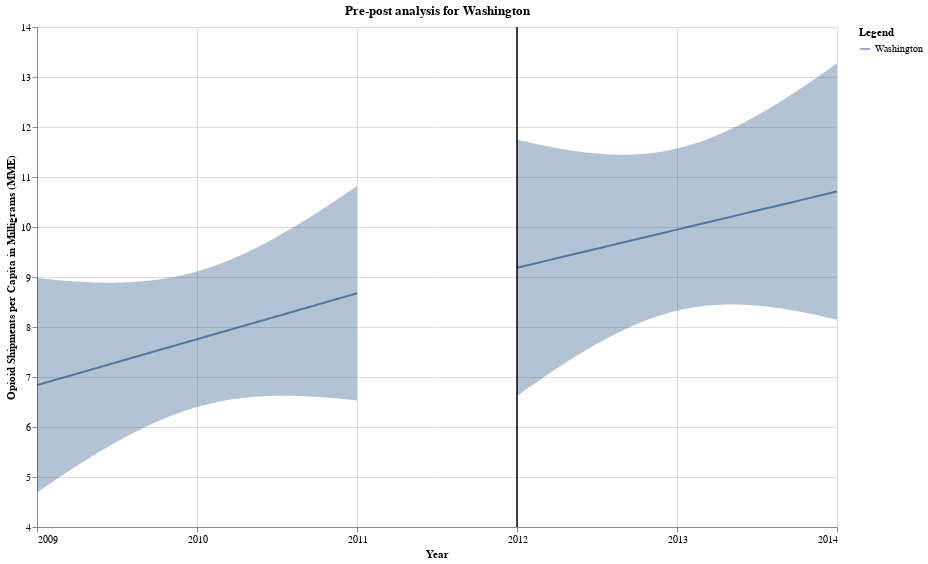

Notebook source saved alongside this figure:
### Code cell
pre_post_final = pre_FL_plot + post_FL_plot
pre_post_final.properties(title="Pre-post analysis for Washington")

### Figure 1 — Vega-Lite specification as saved in the notebook (floating-point values rounded to 4 significant figures)
{"config": {"view": {"continuousWidth": 300, "continuousHeight": 300}}, "layer": [{"mark": {"type": "errorband"}, "encoding": {"color": {"value": "#063970"}, "x": {"axis": {"format": ".0f", "values": [2009.0, 2010.0, 2011.0, 2012.0, 2013.0, 2014.0]}, "field": "Year", "type": "quantitative"}, "y": {"field": "ci_low", "scale": {"zero": false}, "title": "Opioid Shipments per Capita in Milligrams (MME)", "type": "quantitative"}, "y2": {"field": "ci_high"}}}, {"mark": {"type": "line"}, "encoding": {"color": {"value": "#063970"}, "opacity": {"field": "Treat", "legend": {"title": "Legend"}, "type": "nominal"}, "x": {"field": "Year", "type": "quantitative"}, "y": {"field": "Per_Capita_Death_Rate", "type": "quantitative"}}}, {"data": {"name": "data-dde12b1ebf09cd9faeb2d94fe58abd1b"}, "mark": {"type": "rule", "color": "black"}, "encoding": {"x": {"axis": {"values": [2009.0, 2010.0, 2011.0, 2012.0, 2013.0, 2014.0]}, "field": "Year", "title": "Year", "type": "quantitative"}}}, {"layer": [{"mark": {"type": "errorband"}, "encoding": {"color": {"value": "#063970"}, "x": {"axis": {"format": ".0f", "values": [2009.0, 2010.0, 2011.0, 2012.0, 2013.0, 2014.0]}, "field": "Year", "type": "quantitative"}, "y": {"field": "ci_low", "scale": {"zero": false}, "title": "Opioid Shipments per Capita in Milligrams (MME)", "type": "quantitative"}, "y2": {"field": "ci_high"}}}, {"mark": {"type": "line"}, "encoding": {"color": {"value": "#063970"}, "opacity": {"field": "Treat", "legend": {"title": "Legend"}, "type": "nominal"}, "x": {"field": "Year", "type": "quantitative"}, "y": {"field": "Per_Capita_Death_Rate", "type": "quantitative"}}}, {"data": {"name": "data-dde12b1ebf09cd9faeb2d94fe58abd1b"}, "mark": {"type": "rule", "color": "black"}, "encoding": {"x": {"axis": {"values": [2009.0, 2010.0, 2011.0, 2012.0, 2013.0, 2014.0]}, "field": "Year", "title": "Year", "type": "quantitative"}}}], "data": {"name": "data-7112f50dac8ae5b8c2e8e58b582de6af"}}], "data": {"name": "data-0c5df21d205d723952b5d19337c2478f"}, "height": 500, "title": "Pre-post analysis for Washington", "width": 800, "$schema": "https://vega.github.io/schema/vega-lite/v5.15.1.json", "datasets": {"data-0c5df21d205d723952b5d19337c2478f": [{"Year": 2009.0, "Per_Capita_Death_Rate": 6.837, "ci_low": 4.692, "ci_high": 8.983, "Treat": "Washington"}, {"Year": 2009.0, "Per_Capita_Death_Rate": 6.856, "ci_low": 4.736, "ci_high": 8.975, "Treat": "Washington"}, {"Year": 2009.0, "Per_Capita_Death_Rate": 6.874, "ci_low": 4.78, "ci_high": 8.968, "Treat": "Washington"}, {"Year": 2009.0, "Per_Capita_Death_Rate": 6.893, "ci_low": 4.824, "ci_high": 8.961, "Treat": "Washington"}, {"Year": 2009.0, "Per_Capita_Death_Rate": 6.911, "ci_low": 4.867, "ci_high": 8.955, "Treat": "Washington"}, {"Year": 2009.0, "Per_Capita_Death_Rate": 6.929, "ci_low": 4.91, "ci_high": 8.949, "Treat": "Washington"}, {"Year": 2009.0, "Per_Capita_Death_Rate": 6.948, "ci_low": 4.953, "ci_high": 8.942, "Treat": "Washington"}, {"Year": 2009.0, "Per_Capita_Death_Rate": 6.966, "ci_low": 4.995, "ci_high": 8.937, "Treat": "Washington"}, {"Year": 2009.0, "Per_Capita_Death_Rate": 6.984, "ci_low": 5.038, "ci_high": 8.931, "Treat": "Washington"}, {"Year": 2009.0, "Per_Capita_Death_Rate": 7.003, "ci_low": 5.08, "ci_high": 8.926, "Treat": "Washington"}, {"Year": 2009.0, "Per_Capita_Death_Rate": 7.021, "ci_low": 5.122, "ci_high": 8.921, "Treat": "Washington"}, {"Year": 2009.0, "Per_Capita_Death_Rate": 7.039, "ci_low": 5.163, "ci_high": 8.916, "Treat": "Washington"}, {"Year": 2009.0, "Per_Capita_Death_Rate": 7.058, "ci_low": 5.204, "ci_high": 8.911, "Treat": "Washington"}, {"Year": 2009.0, "Per_Capita_Death_Rate": 7.076, "ci_low": 5.245, "ci_high": 8.907, "Treat": "Washington"}, {"Year": 2009.0, "Per_Capita_Death_Rate": 7.095, "ci_low": 5.286, "ci_high": 8.903, "Treat": "Washington"}, {"Year": 2009.0, "Per_Capita_Death_Rate": 7.113, "ci_low": 5.326, "ci_high": 8.9, "Treat": "Washington"}, {"Year": 2009.0, "Per_Capita_Death_Rate": 7.131, "ci_low": 5.366, "ci_high": 8.897, "Treat": "Washington"}, {"Year": 2009.0, "Per_Capita_Death_Rate": 7.15, "ci_low": 5.405, "ci_high": 8.894, "Treat": "Washington"}, {"Year": 2009.0, "Per_Capita_Death_Rate": 7.168, "ci_low": 5.444, "ci_high": 8.892, "Treat": "Washington"}, {"Year": 2009.0, "Per_Capita_Death_Rate": 7.186, "ci_low": 5.483, "ci_high": 8.89, "Treat": "Washington"}, {"Year": 2009.0, "Per_Capita_Death_Rate": 7.205, "ci_low": 5.521, "ci_high": 8.888, "Treat": "Washington"}, {"Year": 2009.0, "Per_Capita_Death_Rate": 7.223, "ci_low": 5.559, "ci_high": 8.887, "Treat": "Washington"}, {"Year": 2009.0, "Per_Capita_Death_Rate": 7.241, "ci_low": 5.596, "ci_high": 8.887, "Treat": "Washington"}, {"Year": 2009.0, "Per_Capita_Death_Rate": 7.26, "ci_low": 5.633, "ci_high": 8.886, "Treat": "Washington"}, {"Year": 2009.0, "Per_Capita_Death_Rate": 7.278, "ci_low": 5.67, "ci_high": 8.887, "Treat": "Washington"}, {"Year": 2009.0, "Per_Capita_Death_Rate": 7.297, "ci_low": 5.706, "ci_high": 8.888, "Treat": "Washington"}, {"Year": 2010.0, "Per_Capita_Death_Rate": 7.315, "ci_low": 5.741, "ci_high": 8.889, "Treat": "Washington"}, {"Year": 2010.0, "Per_Capita_Death_Rate": 7.333, "ci_low": 5.776, "ci_high": 8.891, "Treat": "Washington"}, {"Year": 2010.0, "Per_Capita_Death_Rate": 7.352, "ci_low": 5.81, "ci_high": 8.893, "Treat": "Washington"}, {"Year": 2010.0, "Per_Capita_Death_Rate": 7.37, "ci_low": 5.844, "ci_high": 8.896, "Treat": "Washington"}, {"Year": 2010.0, "Per_Capita_Death_Rate": 7.388, "ci_low": 5.878, "ci_high": 8.899, "Treat": "Washington"}, {"Year": 2010.0, "Per_Capita_Death_Rate": 7.407, "ci_low": 5.91, "ci_high": 8.903, "Treat": "Washington"}, {"Year": 2010.0, "Per_Capita_Death_Rate": 7.425, "ci_low": 5.942, "ci_high": 8.908, "Treat": "Washington"}, {"Year": 2010.0, "Per_Capita_Death_Rate": 7.444, "ci_low": 5.974, "ci_high": 8.913, "Treat": "Washington"}, {"Year": 2010.0, "Per_Capita_Death_Rate": 7.462, "ci_low": 6.005, "ci_high": 8.919, "Treat": "Washington"}, {"Year": 2010.0, "Per_Capita_Death_Rate": 7.48, "ci_low": 6.035, "ci_high": 8.926, "Treat": "Washington"}, {"Year": 2010.0, "Per_Capita_Death_Rate": 7.499, "ci_low": 6.064, "ci_high": 8.933, "Treat": "Washington"}, {"Year": 2010.0, "Per_Capita_Death_Rate": 7.517, "ci_low": 6.093, "ci_high": 8.941, "Treat": "Washington"}, {"Year": 2010.0, "Per_Capita_Death_Rate": 7.535, "ci_low": 6.121, "ci_high": 8.949, "Treat": "Washington"}, {"Year": 2010.0, "Per_Capita_Death_Rate": 7.554, "ci_low": 6.149, "ci_high": 8.959, "Treat": "Washington"}, {"Year": 2010.0, "Per_Capita_Death_Rate": 7.572, "ci_low": 6.175, "ci_high": 8.969, "Treat": "Washington"}, {"Year": 2010.0, "Per_Capita_Death_Rate": 7.59, "ci_low": 6.201, "ci_high": 8.98, "Treat": "Washington"}, {"Year": 2010.0, "Per_Capita_Death_Rate": 7.609, "ci_low": 6.226, "ci_high": 8.991, "Treat": "Washington"}, {"Year": 2010.0, "Per_Capita_Death_Rate": 7.627, "ci_low": 6.251, "ci_high": 9.004, "Treat": "Washington"}, {"Year": 2010.0, "Per_Capita_Death_Rate": 7.646, "ci_low": 6.274, "ci_high": 9.017, "Treat": "Washington"}, {"Year": 2010.0, "Per_Capita_Death_Rate": 7.664, "ci_low": 6.297, "ci_high": 9.031, "Treat": "Washington"}, {"Year": 2010.0, "Per_Capita_Death_Rate": 7.682, "ci_low": 6.319, "ci_high": 9.046, "Treat": "Washington"}, {"Year": 2010.0, "Per_Capita_Death_Rate": 7.701, "ci_low": 6.34, "ci_high": 9.061, "Treat": "Washington"}, {"Year": 2010.0, "Per_Capita_Death_Rate": 7.719, "ci_low": 6.361, "ci_high": 9.077, "Treat": "Washington"}, {"Year": 2010.0, "Per_Capita_Death_Rate": 7.737, "ci_low": 6.38, "ci_high": 9.095, "Treat": "Washington"}, {"Year": 2010.0, "Per_Capita_Death_Rate": 7.756, "ci_low": 6.399, "ci_high": 9.112, "Treat": "Washington"}, {"Year": 2010.0, "Per_Capita_Death_Rate": 7.774, "ci_low": 6.417, "ci_high": 9.131, "Treat": "Washington"}, {"Year": 2010.0, "Per_Capita_Death_Rate": 7.792, "ci_low": 6.434, "ci_high": 9.151, "Treat": "Washington"}, {"Year": 2010.0, "Per_Capita_Death_Rate": 7.811, "ci_low": 6.45, "ci_high": 9.171, "Treat": "Washington"}, {"Year": 2010.0, "Per_Capita_Death_Rate": 7.829, "ci_low": 6.466, "ci_high": 9.192, "Treat": "Washington"}, {"Year": 2010.0, "Per_Capita_Death_Rate": 7.848, "ci_low": 6.481, "ci_high": 9.214, "Treat": "Washington"}, {"Year": 2010.0, "Per_Capita_Death_Rate": 7.866, "ci_low": 6.495, "ci_high": 9.237, "Treat": "Washington"}, {"Year": 2010.0, "Per_Capita_Death_Rate": 7.884, "ci_low": 6.508, "ci_high": 9.261, "Treat": "Washington"}, {"Year": 2010.0, "Per_Capita_Death_Rate": 7.903, "ci_low": 6.52, "ci_high": 9.285, "Treat": "Washington"}, {"Year": 2010.0, "Per_Capita_Death_Rate": 7.921, "ci_low": 6.532, "ci_high": 9.31, "Treat": "Washington"}, {"Year": 2010.0, "Per_Capita_Death_Rate": 7.939, "ci_low": 6.543, "ci_high": 9.336, "Treat": "Washington"}, {"Year": 2010.0, "Per_Capita_Death_Rate": 7.958, "ci_low": 6.553, "ci_high": 9.363, "Treat": "Washington"}, {"Year": 2010.0, "Per_Capita_Death_Rate": 7.976, "ci_low": 6.562, "ci_high": 9.39, "Treat": "Washington"}, {"Year": 2010.0, "Per_Capita_Death_Rate": 7.994, "ci_low": 6.571, "ci_high": 9.418, "Treat": "Washington"}, {"Year": 2010.0, "Per_Capita_Death_Rate": 8.013, "ci_low": 6.579, "ci_high": 9.447, "Treat": "Washington"}, {"Year": 2010.0, "Per_Capita_Death_Rate": 8.031, "ci_low": 6.586, "ci_high": 9.477, "Treat": "Washington"}, {"Year": 2010.0, "Per_Capita_Death_Rate": 8.05, "ci_low": 6.592, "ci_high": 9.507, "Treat": "Washington"}, {"Year": 2010.0, "Per_Capita_Death_Rate": 8.068, "ci_low": 6.598, "ci_high": 9.538, "Treat": "Washington"}, {"Year": 2010.0, "Per_Capita_Death_Rate": 8.086, "ci_low": 6.604, "ci_high": 9.569, "Treat": "Washington"}, {"Year": 2010.0, "Per_Capita_Death_Rate": 8.105, "ci_low": 6.608, "ci_high": 9.601, "Treat": "Washington"}, {"Year": 2010.0, "Per_Capita_Death_Rate": 8.123, "ci_low": 6.612, "ci_high": 9.634, "Treat": "Washington"}, {"Year": 2010.0, "Per_Capita_Death_Rate": 8.141, "ci_low": 6.616, "ci_high": 9.667, "Treat": "Washington"}, {"Year": 2010.0, "Per_Capita_Death_Rate": 8.16, "ci_low": 6.619, "ci_high": 9.701, "Treat": "Washington"}, {"Year": 2010.0, "Per_Capita_Death_Rate": 8.178, "ci_low": 6.621, "ci_high": 9.735, "Treat": "Washington"}, {"Year": 2010.0, "Per_Capita_Death_Rate": 8.197, "ci_low": 6.623, "ci_high": 9.77, "Treat": "Washington"}, {"Year": 2010.0, "Per_Capita_Death_Rate": 8.215, "ci_low": 6.624, "ci_high": 9.806, "Treat": "Washington"}, {"Year": 2011.0, "Per_Capita_Death_Rate": 8.233, "ci_low": 6.625, "ci_high": 9.842, "Treat": "Washington"}, {"Year": 2011.0, "Per_Capita_Death_Rate": 8.252, "ci_low": 6.625, "ci_high": 9.878, "Treat": "Washington"}, {"Year": 2011.0, "Per_Capita_Death_Rate": 8.27, "ci_low": 6.625, "ci_high": 9.915, "Treat": "Washington"}, {"Year": 2011.0, "Per_Capita_Death_Rate": 8.288, "ci_low": 6.624, "ci_high": 9.953, "Treat": "Washington"}, {"Year": 2011.0, "Per_Capita_Death_Rate": 8.307, "ci_low": 6.623, "ci_high": 9.99, "Treat": "Washington"}, {"Year": 2011.0, "Per_Capita_Death_Rate": 8.325, "ci_low": 6.621, "ci_high": 10.03, "Treat": "Washington"}, {"Year": 2011.0, "Per_Capita_Death_Rate": 8.343, "ci_low": 6.62, "ci_high": 10.07, "Treat": "Washington"}, {"Year": 2011.0, "Per_Capita_Death_Rate": 8.362, "ci_low": 6.617, "ci_high": 10.11, "Treat": "Washington"}, {"Year": 2011.0, "Per_Capita_Death_Rate": 8.38, "ci_low": 6.614, "ci_high": 10.15, "Treat": "Washington"}, {"Year": 2011.0, "Per_Capita_Death_Rate": 8.399, "ci_low": 6.611, "ci_high": 10.19, "Treat": "Washington"}, {"Year": 2011.0, "Per_Capita_Death_Rate": 8.417, "ci_low": 6.608, "ci_high": 10.23, "Treat": "Washington"}, {"Year": 2011.0, "Per_Capita_Death_Rate": 8.435, "ci_low": 6.604, "ci_high": 10.27, "Treat": "Washington"}, {"Year": 2011.0, "Per_Capita_Death_Rate": 8.454, "ci_low": 6.6, "ci_high": 10.31, "Treat": "Washington"}, {"Year": 2011.0, "Per_Capita_Death_Rate": 8.472, "ci_low": 6.596, "ci_high": 10.35, "Treat": "Washington"}, {"Year": 2011.0, "Per_Capita_Death_Rate": 8.49, "ci_low": 6.591, "ci_high": 10.39, "Treat": "Washington"}, {"Year": 2011.0, "Per_Capita_Death_Rate": 8.509, "ci_low": 6.586, "ci_high": 10.43, "Treat": "Washington"}, {"Year": 2011.0, "Per_Capita_Death_Rate": 8.527, "ci_low": 6.581, "ci_high": 10.47, "Treat": "Washington"}, {"Year": 2011.0, "Per_Capita_Death_Rate": 8.545, "ci_low": 6.575, "ci_high": 10.52, "Treat": "Washington"}, {"Year": 2011.0, "Per_Capita_Death_Rate": 8.564, "ci_low": 6.569, "ci_high": 10.56, "Treat": "Washington"}, {"Year": 2011.0, "Per_Capita_Death_Rate": 8.582, "ci_low": 6.563, "ci_high": 10.6, "Treat": "Washington"}, {"Year": 2011.0, "Per_Capita_Death_Rate": 8.601, "ci_low": 6.557, "ci_high": 10.64, "Treat": "Washington"}, {"Year": 2011.0, "Per_Capita_Death_Rate": 8.619, "ci_low": 6.55, "ci_high": 10.69, "Treat": "Washington"}, {"Year": 2011.0, "Per_Capita_Death_Rate": 8.637, "ci_low": 6.543, "ci_high": 10.73, "Treat": "Washington"}, {"Year": 2011.0, "Per_Capita_Death_Rate": 8.656, "ci_low": 6.536, "ci_high": 10.78, "Treat": "Washington"}, {"Year": 2011.0, "Per_Capita_Death_Rate": 8.674, "ci_low": 6.529, "ci_high": 10.82, "Treat": "Washington"}], "data-dde12b1ebf09cd9faeb2d94fe58abd1b": [{"Year": 2012}], "data-7112f50dac8ae5b8c2e8e58b582de6af": [{"Year": 2012.0, "Per_Capita_Death_Rate": 9.185, "ci_low": 6.621, "ci_high": 11.75, "Treat": "Washington"}, {"Year": 2012.0, "Per_Capita_Death_Rate": 9.2, "ci_low": 6.667, "ci_high": 11.73, "Treat": "Washington"}, {"Year": 2012.0, "Per_Capita_Death_Rate": 9.216, "ci_low": 6.712, "ci_high": 11.72, "Treat": "Washington"}, {"Year": 2012.0, "Per_Capita_Death_Rate": 9.231, "ci_low": 6.758, "ci_high": 11.7, "Treat": "Washington"}, {"Year": 2012.0, "Per_Capita_Death_Rate": 9.246, "ci_low": 6.803, "ci_high": 11.69, "Treat": "Washington"}, {"Year": 2012.0, "Per_Capita_Death_Rate": 9.261, "ci_low": 6.847, "ci_high": 11.68, "Treat": "Washington"}, {"Year": 2012.0, "Per_Capita_Death_Rate": 9.277, "ci_low": 6.892, "ci_high": 11.66, "Treat": "Washington"}, {"Year": 2012.0, "Per_Capita_Death_Rate": 9.292, "ci_low": 6.936, "ci_high": 11.65, "Treat": "Washington"}, {"Year": 2012.0, "Per_Capita_Death_Rate": 9.307, "ci_low": 6.98, "ci_high": 11.63, "Treat": "Washington"}, {"Year": 2012.0, "Per_Capita_Death_Rate": 9.322, "ci_low": 7.024, "ci_high": 11.62, "Treat": "Washington"}, {"Year": 2012.0, "Per_Capita_Death_Rate": 9.338, "ci_low": 7.067, "ci_high": 11.61, "Treat": "Washington"}, {"Year": 2012.0, "Per_Capita_Death_Rate": 9.353, "ci_low": 7.11, "ci_high": 11.6, "Treat": "Washington"}, {"Year": 2012.0, "Per_Capita_Death_Rate": 9.368, "ci_low": 7.152, "ci_high": 11.58, "Treat": "Washington"}, {"Year": 2012.0, "Per_Capita_Death_Rate": 9.383, "ci_low": 7.194, "ci_high": 11.57, "Treat": "Washington"}, {"Year": 2012.0, "Per_Capita_Death_Rate": 9.399, "ci_low": 7.236, "ci_high": 11.56, "Treat": "Washington"}, {"Year": 2012.0, "Per_Capita_Death_Rate": 9.414, "ci_low": 7.277, "ci_high": 11.55, "Treat": "Washington"}, {"Year": 2012.0, "Per_Capita_Death_Rate": 9.429, "ci_low": 7.318, "ci_high": 11.54, "Treat": "Washington"}, {"Year": 2012.0, "Per_Capita_Death_Rate": 9.444, "ci_low": 7.359, "ci_high": 11.53, "Treat": "Washington"}, {"Year": 2012.0, "Per_Capita_Death_Rate": 9.46, "ci_low": 7.399, "ci_high": 11.52, "Treat": "Washington"}, {"Year": 2012.0, "Per_Capita_Death_Rate": 9.475, "ci_low": 7.438, "ci_high": 11.51, "Treat": "Washington"}, {"Year": 2012.0, "Per_Capita_Death_Rate": 9.49, "ci_low": 7.477, "ci_high": 11.5, "Treat": "Washington"}, {"Year": 2012.0, "Per_Capita_Death_Rate": 9.505, "ci_low": 7.516, "ci_high": 11.49, "Treat": "Washington"}, {"Year": 2012.0, "Per_Capita_Death_Rate": 9.521, "ci_low": 7.554, "ci_high": 11.49, "Treat": "Washington"}, {"Year": 2012.0, "Per_Capita_Death_Rate": 9.536, "ci_low": 7.591, "ci_high": 11.48, "Treat": "Washington"}, {"Year": 2012.0, "Per_Capita_Death_Rate": 9.551, "ci_low": 7.628, "ci_high": 11.47, "Treat": "Washington"}, {"Year": 2012.0, "Per_Capita_Death_Rate": 9.566, "ci_low": 7.664, "ci_high": 11.47, "Treat": "Washington"}, {"Year": 2013.0, "Per_Capita_Death_Rate": 9.582, "ci_low": 7.7, "ci_high": 11.46, "Treat": "Washington"}, {"Year": 2013.0, "Per_Capita_Death_Rate": 9.597, "ci_low": 7.735, "ci_high": 11.46, "Treat": "Washington"}, {"Year": 2013.0, "Per_Capita_Death_Rate": 9.612, "ci_low": 7.77, "ci_high": 11.45, "Treat": "Washington"}, {"Year": 2013.0, "Per_Capita_Death_Rate": 9.627, "ci_low": 7.803, "ci_high": 11.45, "Treat": "Washington"}, {"Year": 2013.0, "Per_Capita_Death_Rate": 9.643, "ci_low": 7.836, "ci_high": 11.45, "Treat": "Washington"}, {"Year": 2013.0, "Per_Capita_Death_Rate": 9.658, "ci_low": 7.869, "ci_high": 11.45, "Treat": "Washington"}, {"Year": 2013.0, "Per_Capita_Death_Rate": 9.673, "ci_low": 7.9, "ci_high": 11.45, "Treat": "Washington"}, {"Year": 2013.0, "Per_Capita_Death_Rate": 9.688, "ci_low": 7.931, "ci_high": 11.45, "Treat": "Washington"}, {"Year": 2013.0, "Per_Capita_Death_Rate": 9.704, "ci_low": 7.962, "ci_high": 11.45, "Treat": "Washington"}, {"Year": 2013.0, "Per_Capita_Death_Rate": 9.719, "ci_low": 7.991, "ci_high": 11.45, "Treat": "Washington"}, {"Year": 2013.0, "Per_Capita_Death_Rate": 9.734, "ci_low": 8.019, "ci_high": 11.45, "Treat": "Washington"}, {"Year": 2013.0, "Per_Capita_Death_Rate": 9.749, "ci_low": 8.047, "ci_high": 11.45, "Treat": "Washington"}, {"Year": 2013.0, "Per_Capita_Death_Rate": 9.765, "ci_low": 8.074, "ci_high": 11.46, "Treat": "Washington"}, {"Year": 2013.0, "Per_Capita_Death_Rate": 9.78, "ci_low": 8.1, "ci_high": 11.46, "Treat": "Washington"}, {"Year": 2013.0, "Per_Capita_Death_Rate": 9.795, "ci_low": 8.125, "ci_high": 11.46, "Treat": "Washington"}, {"Year": 2013.0, "Per_Capita_Death_Rate": 9.81, "ci_low": 8.149, "ci_high": 11.47, "Treat": "Washington"}, {"Year": 2013.0, "Per_Capita_Death_Rate": 9.826, "ci_low": 8.173, "ci_high": 11.48, "Treat": "Washington"}, {"Year": 2013.0, "Per_Capita_Death_Rate": 9.841, "ci_low": 8.195, "ci_high": 11.49, "Treat": "Washington"}, {"Year": 2013.0, "Per_Capita_Death_Rate": 9.856, "ci_low": 8.217, "ci_high": 11.5, "Treat": "Washington"}, {"Year": 2013.0, "Per_Capita_Death_Rate": 9.871, "ci_low": 8.237, "ci_high": 11.51, "Treat": "Washington"}, {"Year": 2013.0, "Per_Capita_Death_Rate": 9.887, "ci_low": 8.257, "ci_high": 11.52, "Treat": "Washington"}, {"Year": 2013.0, "Per_Capita_Death_Rate": 9.902, "ci_low": 8.275, "ci_high": 11.53, "Treat": "Washington"}, {"Year": 2013.0, "Per_Capita_Death_Rate": 9.917, "ci_low": 8.293, "ci_high": 11.54, "Treat": "Washington"}, {"Year": 2013.0, "Per_Capita_Death_Rate": 9.932, "ci_low": 8.31, "ci_high": 11.55, "Treat": "Washington"}, {"Year": 2013.0, "Per_Capita_Death_Rate": 9.948, "ci_low": 8.326, "ci_high": 11.57, "Treat": "Washington"}, {"Year": 2013.0, "Per_Capita_Death_Rate": 9.963, "ci_low": 8.34, "ci_high": 11.59, "Treat": "Washington"}, {"Year": 2013.0, "Per_Capita_Death_Rate": 9.978, "ci_low": 8.354, "ci_high": 11.6, "Treat": "Washington"}, {"Year": 2013.0, "Per_Capita_Death_Rate": 9.993, "ci_low": 8.367, "ci_high": 11.62, "Treat": "Washington"}, {"Year": 2013.0, "Per_Capita_Death_Rate": 10.01, "ci_low": 8.379, "ci_high": 11.64, "Treat": "Washington"}, {"Year": 2013.0, "Per_Capita_Death_Rate": 10.02, "ci_low": 8.39, "ci_high": 11.66, "Treat": "Washington"}, {"Year": 2013.0, "Per_Capita_Death_Rate": 10.04, "ci_low": 8.4, "ci_high": 11.68, "Treat": "Washington"}, {"Year": 2013.0, "Per_Capita_Death_Rate": 10.05, "ci_low": 8.409, "ci_high": 11.7, "Treat": "Washington"}, {"Year": 2013.0, "Per_Capita_Death_Rate": 10.07, "ci_low": 8.417, "ci_high": 11.72, "Treat": "Washington"}, {"Year": 2013.0, "Per_Capita_Death_Rate": 10.08, "ci_low": 8.424, "ci_high": 11.75, "Treat": "Washington"}, {"Year": 2013.0, "Per_Capita_Death_Rate": 10.1, "ci_low": 8.43, "ci_high": 11.77, "Treat": "Washington"}, {"Year": 2013.0, "Per_Capita_Death_Rate": 10.12, "ci_low": 8.435, "ci_high": 11.8, "Treat": "Washington"}, {"Year": 2013.0, "Per_Capita_Death_Rate": 10.13, "ci_low": 8.44, "ci_high": 11.82, "Treat": "Washington"}, {"Year": 2013.0, "Per_Capita_Death_Rate": 10.15, "ci_low": 8.444, "ci_high": 11.85, "Treat": "Washington"}, {"Year": 2013.0, "Per_Capita_Death_Rate": 10.16, "ci_low": 8.446, "ci_high": 11.88, "Treat": "Washington"}, {"Year": 2013.0, "Per_Capita_Death_Rate": 10.18, "ci_low": 8.448, "ci_high": 11.9, "Treat": "Washington"}, {"Year": 2013.0, "Per_Capita_Death_Rate": 10.19, "ci_low": 8.449, "ci_high": 11.93, "Treat": "Washington"}, {"Year": 2013.0, "Per_Capita_Death_Rate": 10.21, "ci_low": 8.45, "ci_high": 11.96, "Treat": "Washington"}, {"Year": 2013.0, "Per_Capita_Death_Rate": 10.22, "ci_low": 8.449, "ci_high": 11.99, "Treat": "Washington"}, {"Year": 2013.0, "Per_Capita_Death_Rate": 10.24, "ci_low": 8.448, "ci_high": 12.03, "Treat": "Washington"}, {"Year": 2013.0, "Per_Capita_Death_Rate": 10.25, "ci_low": 8.446, "ci_high": 12.06, "Treat": "Washington"}, {"Year": 2013.0, "Per_Capita_Death_Rate": 10.27, "ci_low": 8.444, "ci_high": 12.09, "Treat": "Washington"}, {"Year": 2013.0, "Per_Capita_Death_Rate": 10.28, "ci_low": 8.441, "ci_high": 12.13, "Treat": "Washington"}, {"Year": 2013.0, "Per_Capita_Death_Rate": 10.3, "ci_low": 8.437, "ci_high": 12.16, "Treat": "Washington"}, {"Year": 2013.0, "Per_Capita_Death_Rate": 10.31, "ci_low": 8.432, "ci_high": 12.19, "Treat": "Washington"}, {"Year": 2013.0, "Per_Capita_Death_Rate": 10.33, "ci_low": 8.427, "ci_high": 12.23, "Treat": "Washington"}, {"Year": 2014.0, "Per_Capita_Death_Rate": 10.34, "ci_low": 8.421, "ci_high": 12.27, "Treat": "Washington"}, {"Year": 2014.0, "Per_Capita_Death_Rate": 10.36, "ci_low": 8.415, "ci_high": 12.3, "Treat": "Washington"}, {"Year": 2014.0, "Per_Capita_Death_Rate": 10.37, "ci_low": 8.408, "ci_high": 12.34, "Treat": "Washington"}, {"Year": 2014.0, "Per_Capita_Death_Rate": 10.39, "ci_low": 8.4, "ci_high": 12.38, "Treat": "Washington"}, {"Year": 2014.0, "Per_Capita_Death_Rate": 10.4, "ci_low": 8.392, "ci_high": 12.42, "Treat": "Washington"}, {"Year": 2014.0, "Per_Capita_Death_Rate": 10.42, "ci_low": 8.384, "ci_high": 12.46, "Treat": "Washington"}, {"Year": 2014.0, "Per_Capita_Death_Rate": 10.44, "ci_low": 8.375, "ci_high": 12.5, "Treat": "Washington"}, {"Year": 2014.0, "Per_Capita_Death_Rate": 10.45, "ci_low": 8.365, "ci_high": 12.54, "Treat": "Washington"}, {"Year": 2014.0, "Per_Capita_Death_Rate": 10.47, "ci_low": 8.355, "ci_high": 12.58, "Treat": "Washington"}, {"Year": 2014.0, "Per_Capita_Death_Rate": 10.48, "ci_low": 8.345, "ci_high": 12.62, "Treat": "Washington"}, {"Year": 2014.0, "Per_Capita_Death_Rate": 10.5, "ci_low": 8.334, "ci_high": 12.66, "Treat": "Washington"}, {"Year": 2014.0, "Per_Capita_Death_Rate": 10.51, "ci_low": 8.323, "ci_high": 12.7, "Treat": "Washington"}, {"Year": 2014.0, "Per_Capita_Death_Rate": 10.53, "ci_low": 8.311, "ci_high": 12.74, "Treat": "Washington"}, {"Year": 2014.0, "Per_Capita_Death_Rate": 10.54, "ci_low": 8.299, "ci_high": 12.79, "Treat": "Washington"}, {"Year": 2014.0, "Per_Capita_Death_Rate": 10.56, "ci_low": 8.287, "ci_high": 12.83, "Treat": "Washington"}, {"Year": 2014.0, "Per_Capita_Death_Rate": 10.57, "ci_low": 8.274, "ci_high": 12.87, "Treat": "Washington"}, {"Year": 2014.0, "Per_Capita_Death_Rate": 10.59, "ci_low": 8.261, "ci_high": 12.91, "Treat": "Washington"}, {"Year": 2014.0, "Per_Capita_Death_Rate": 10.6, "ci_low": 8.248, "ci_high": 12.96, "Treat": "Washington"}, {"Year": 2014.0, "Per_Capita_Death_Rate": 10.62, "ci_low": 8.234, "ci_high": 13.0, "Treat": "Washington"}, {"Year": 2014.0, "Per_Capita_Death_Rate": 10.63, "ci_low": 8.22, "ci_high": 13.05, "Treat": "Washington"}, {"Year": 2014.0, "Per_Capita_Death_Rate": 10.65, "ci_low": 8.205, "ci_high": 13.09, "Treat": "Washington"}, {"Year": 2014.0, "Per_Capita_Death_Rate": 10.66, "ci_low": 8.191, "ci_high": 13.14, "Treat": "Washington"}, {"Year": 2014.0, "Per_Capita_Death_Rate": 10.68, "ci_low": 8.176, "ci_high": 13.18, "Treat": "Washington"}, {"Year": 2014.0, "Per_Capita_Death_Rate": 10.69, "ci_low": 8.161, "ci_high": 13.23, "Treat": "Washington"}, {"Year": 2014.0, "Per_Capita_Death_Rate": 10.71, "ci_low": 8.145, "ci_high": 13.27, "Treat": "Washington"}]}}
